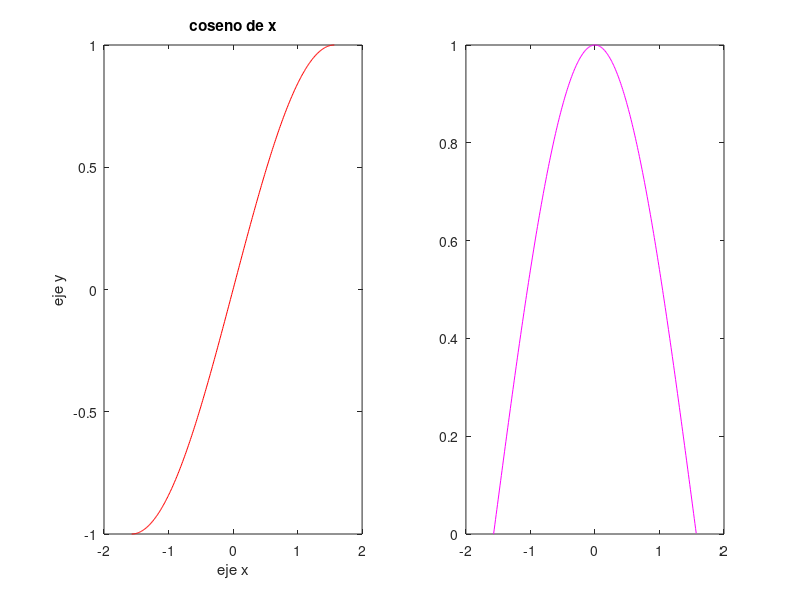

The MATLAB source for this figure:
clc, clear all, close all;
% Sine of X graph
x=-pi/2:0.01:pi/2;
title('seno de x')
xlabel('eje x')
ylabel('eje y')

figure(1), subplot(1,2,1),plot(x,sin(x),'r')

% Cosine of x graph
title('coseno de x')
xlabel('eje x')
ylabel('eje y')

figure(1),subplot(1,2,2),plot(x, cos(x), 'm')